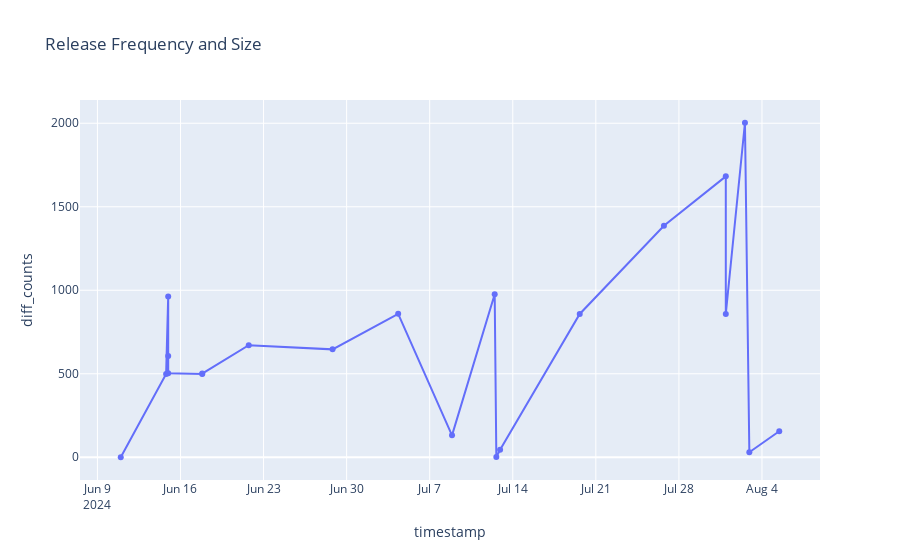

This figure's notebook cell:
### Code cell
hovertemplate = "%{name}"
figure = px.line(
    graph_df,
    x="timestamp",
    y="diff_counts",
    title='Release Frequency and Size',
    hover_name="name",
    markers=True
)
#figure.update_traces(mode="markers")
figure.update_layout(hovermode="x unified")
figure.show()

### Figure 1 — Plotly figure (JSON) as saved in the notebook; plotly's stock layout.template omitted (floating-point values rounded to 4 significant figures)
{"data": [{"hovertemplate": "<b>%{hovertext}</b><br><br>timestamp=%{x}<br>diff_counts=%{y}<extra></extra>", "hovertext": ["production/v6.37.0-codepush.v142", "production/6.38.0", "production/v6.36.0-codepush.v143", "production/v6.37.0-codepush.v144", "production/v6.38.0-codepush.v147", "production/v6.37.0-codepush.v145", "production/v6.38.0-codepush.v146", "v6.39.0", "v6.40.0", "v6.41.0", "v6.42.0", "v6.43.0", "v6.43.0-codepush.v148", "v6.44.0", "v6.45.0", "v6.46.0", "v6.44.0-codepush.v150", "v6.45.0-codepush.v149", "v6.47.0", "v6.47.0-codepush.v151", "v6.48.0"], "legendgroup": "", "line": {"color": "#636efa", "dash": "solid"}, "marker": {"symbol": "circle"}, "mode": "markers+lines", "name": "", "orientation": "v", "showlegend": false, "x": ["2024-06-10T23:11:02+00:00", "2024-06-14T18:55:38+00:00", "2024-06-14T23:09:18+00:00", "2024-06-14T23:09:18+00:00", "2024-06-14T23:09:18+00:00", "2024-06-17T19:57:43+00:00", "2024-06-17T19:57:43+00:00", "2024-06-21T18:01:35+00:00", "2024-06-28T19:35:31+00:00", "2024-07-04T08:15:36+00:00", "2024-07-08T21:07:37+00:00", "2024-07-12T11:26:56+00:00", "2024-07-12T14:46:17+00:00", "2024-07-12T22:21:18+00:00", "2024-07-19T15:25:11+00:00", "2024-07-26T17:42:25+00:00", "2024-07-31T22:50:09+00:00", "2024-07-31T22:50:09+00:00", "2024-08-02T13:33:20+00:00", "2024-08-02T22:26:19+00:00", "2024-08-05T10:55:55+00:00"], "xaxis": "x", "y": [0, 499, 963, 607, 503, 499, 501, 671, 646, 859, 131, 976, 2, 45, 858, 1386, 1682, 858, 2003, 30, 156], "yaxis": "y", "type": "scatter"}], "layout": {"xaxis": {"anchor": "y", "domain": [0.0, 1.0], "title": {"text": "timestamp"}}, "yaxis": {"anchor": "x", "domain": [0.0, 1.0], "title": {"text": "diff_counts"}}, "legend": {"tracegroupgap": 0}, "title": {"text": "Release Frequency and Size"}, "hovermode": "x unified"}}
